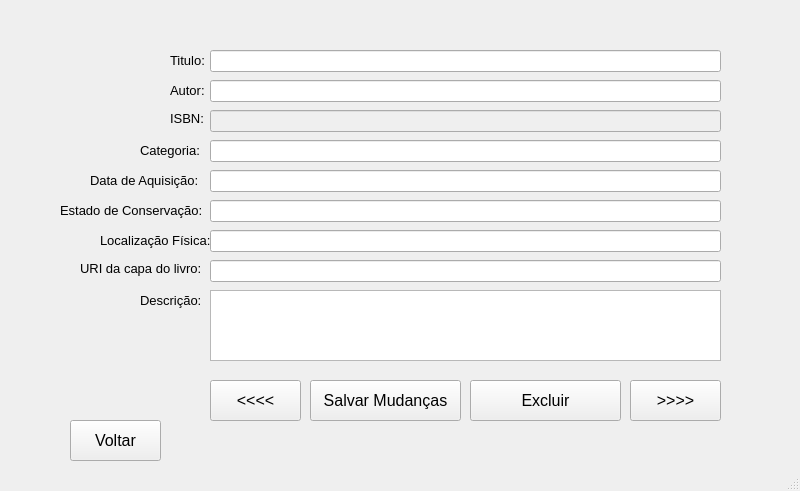
<?xml version="1.0" encoding="UTF-8"?>
<ui version="4.0">
 <class>MainWindow</class>
 <widget class="QMainWindow" name="MainWindow">
  <property name="geometry">
   <rect>
    <x>0</x>
    <y>0</y>
    <width>800</width>
    <height>491</height>
   </rect>
  </property>
  <property name="windowTitle">
   <string>MainWindow</string>
  </property>
  <widget class="QWidget" name="centralwidget">
   <widget class="QLabel" name="URI">
    <property name="enabled">
     <bool>true</bool>
    </property>
    <property name="geometry">
     <rect>
      <x>80</x>
      <y>260</y>
      <width>141</width>
      <height>16</height>
     </rect>
    </property>
    <property name="font">
     <font>
      <pointsize>10</pointsize>
     </font>
    </property>
    <property name="text">
     <string>URI da capa do livro:</string>
    </property>
   </widget>
   <widget class="QLineEdit" name="EstadoConservacaoTxt">
    <property name="enabled">
     <bool>true</bool>
    </property>
    <property name="geometry">
     <rect>
      <x>210</x>
      <y>200</y>
      <width>511</width>
      <height>22</height>
     </rect>
    </property>
   </widget>
   <widget class="QPushButton" name="BotaoAnterior">
    <property name="geometry">
     <rect>
      <x>210</x>
      <y>380</y>
      <width>91</width>
      <height>41</height>
     </rect>
    </property>
    <property name="font">
     <font>
      <pointsize>12</pointsize>
     </font>
    </property>
    <property name="text">
     <string>&lt;&lt;&lt;&lt;</string>
    </property>
   </widget>
   <widget class="QPushButton" name="BotaoProximo">
    <property name="geometry">
     <rect>
      <x>630</x>
      <y>380</y>
      <width>91</width>
      <height>41</height>
     </rect>
    </property>
    <property name="font">
     <font>
      <pointsize>12</pointsize>
     </font>
    </property>
    <property name="text">
     <string>&gt;&gt;&gt;&gt;</string>
    </property>
   </widget>
   <widget class="QLabel" name="ISBN">
    <property name="enabled">
     <bool>true</bool>
    </property>
    <property name="geometry">
     <rect>
      <x>170</x>
      <y>110</y>
      <width>49</width>
      <height>16</height>
     </rect>
    </property>
    <property name="font">
     <font>
      <pointsize>10</pointsize>
     </font>
    </property>
    <property name="text">
     <string>ISBN:</string>
    </property>
   </widget>
   <widget class="QLabel" name="Descricao">
    <property name="enabled">
     <bool>true</bool>
    </property>
    <property name="geometry">
     <rect>
      <x>140</x>
      <y>290</y>
      <width>71</width>
      <height>21</height>
     </rect>
    </property>
    <property name="font">
     <font>
      <pointsize>10</pointsize>
     </font>
    </property>
    <property name="text">
     <string>Descrição:</string>
    </property>
   </widget>
   <widget class="QLineEdit" name="LocalizacaoTxt">
    <property name="enabled">
     <bool>true</bool>
    </property>
    <property name="geometry">
     <rect>
      <x>210</x>
      <y>230</y>
      <width>511</width>
      <height>22</height>
     </rect>
    </property>
   </widget>
   <widget class="QLineEdit" name="AutorTxt">
    <property name="enabled">
     <bool>true</bool>
    </property>
    <property name="geometry">
     <rect>
      <x>210</x>
      <y>80</y>
      <width>511</width>
      <height>22</height>
     </rect>
    </property>
   </widget>
   <widget class="QLineEdit" name="CategoriaTxt">
    <property name="enabled">
     <bool>true</bool>
    </property>
    <property name="geometry">
     <rect>
      <x>210</x>
      <y>140</y>
      <width>511</width>
      <height>22</height>
     </rect>
    </property>
   </widget>
   <widget class="QLineEdit" name="ISBNTxt">
    <property name="enabled">
     <bool>false</bool>
    </property>
    <property name="geometry">
     <rect>
      <x>210</x>
      <y>110</y>
      <width>511</width>
      <height>22</height>
     </rect>
    </property>
   </widget>
   <widget class="QLineEdit" name="URITxt">
    <property name="enabled">
     <bool>true</bool>
    </property>
    <property name="geometry">
     <rect>
      <x>210</x>
      <y>260</y>
      <width>511</width>
      <height>22</height>
     </rect>
    </property>
   </widget>
   <widget class="QLabel" name="Autor">
    <property name="enabled">
     <bool>true</bool>
    </property>
    <property name="geometry">
     <rect>
      <x>170</x>
      <y>80</y>
      <width>51</width>
      <height>20</height>
     </rect>
    </property>
    <property name="font">
     <font>
      <pointsize>10</pointsize>
     </font>
    </property>
    <property name="text">
     <string>Autor:</string>
    </property>
   </widget>
   <widget class="QLabel" name="DataAquisicaoTxt">
    <property name="enabled">
     <bool>true</bool>
    </property>
    <property name="geometry">
     <rect>
      <x>90</x>
      <y>170</y>
      <width>121</width>
      <height>21</height>
     </rect>
    </property>
    <property name="font">
     <font>
      <pointsize>10</pointsize>
     </font>
    </property>
    <property name="text">
     <string>Data de Aquisição:</string>
    </property>
   </widget>
   <widget class="QPushButton" name="BotaoVoltar">
    <property name="geometry">
     <rect>
      <x>70</x>
      <y>420</y>
      <width>91</width>
      <height>41</height>
     </rect>
    </property>
    <property name="font">
     <font>
      <pointsize>12</pointsize>
     </font>
    </property>
    <property name="text">
     <string>Voltar</string>
    </property>
   </widget>
   <widget class="QLabel" name="Localizacao">
    <property name="enabled">
     <bool>true</bool>
    </property>
    <property name="geometry">
     <rect>
      <x>100</x>
      <y>230</y>
      <width>111</width>
      <height>21</height>
     </rect>
    </property>
    <property name="font">
     <font>
      <pointsize>10</pointsize>
     </font>
    </property>
    <property name="text">
     <string>Localização Física:</string>
    </property>
   </widget>
   <widget class="QLabel" name="EstadoConservacao">
    <property name="enabled">
     <bool>true</bool>
    </property>
    <property name="geometry">
     <rect>
      <x>60</x>
      <y>200</y>
      <width>151</width>
      <height>21</height>
     </rect>
    </property>
    <property name="font">
     <font>
      <pointsize>10</pointsize>
     </font>
    </property>
    <property name="text">
     <string>Estado de Conservação:</string>
    </property>
   </widget>
   <widget class="QPushButton" name="BotaoSalvar">
    <property name="geometry">
     <rect>
      <x>310</x>
      <y>380</y>
      <width>151</width>
      <height>41</height>
     </rect>
    </property>
    <property name="font">
     <font>
      <pointsize>12</pointsize>
     </font>
    </property>
    <property name="text">
     <string>Salvar Mudanças</string>
    </property>
   </widget>
   <widget class="QTextBrowser" name="DescricaoTxt">
    <property name="enabled">
     <bool>true</bool>
    </property>
    <property name="geometry">
     <rect>
      <x>210</x>
      <y>290</y>
      <width>511</width>
      <height>71</height>
     </rect>
    </property>
    <property name="readOnly">
     <bool>false</bool>
    </property>
    <property name="html">
     <string>&lt;!DOCTYPE HTML PUBLIC &quot;-//W3C//DTD HTML 4.0//EN&quot; &quot;http://www.w3.org/TR/REC-html40/strict.dtd&quot;&gt;
&lt;html&gt;&lt;head&gt;&lt;meta name=&quot;qrichtext&quot; content=&quot;1&quot; /&gt;&lt;style type=&quot;text/css&quot;&gt;
p, li { white-space: pre-wrap; }
&lt;/style&gt;&lt;/head&gt;&lt;body style=&quot; font-family:'MS Shell Dlg 2'; font-size:8.25pt; font-weight:400; font-style:normal;&quot;&gt;
&lt;p style=&quot;-qt-paragraph-type:empty; margin-top:0px; margin-bottom:0px; margin-left:0px; margin-right:0px; -qt-block-indent:0; text-indent:0px; font-family:'Segoe UI'; font-size:9pt;&quot;&gt;&lt;br /&gt;&lt;/p&gt;&lt;/body&gt;&lt;/html&gt;</string>
    </property>
   </widget>
   <widget class="QLabel" name="Categoria">
    <property name="enabled">
     <bool>true</bool>
    </property>
    <property name="geometry">
     <rect>
      <x>140</x>
      <y>140</y>
      <width>81</width>
      <height>21</height>
     </rect>
    </property>
    <property name="font">
     <font>
      <pointsize>10</pointsize>
     </font>
    </property>
    <property name="text">
     <string>Categoria:</string>
    </property>
   </widget>
   <widget class="QPushButton" name="BotaoExcluir">
    <property name="geometry">
     <rect>
      <x>470</x>
      <y>380</y>
      <width>151</width>
      <height>41</height>
     </rect>
    </property>
    <property name="font">
     <font>
      <pointsize>12</pointsize>
     </font>
    </property>
    <property name="text">
     <string>Excluir</string>
    </property>
   </widget>
   <widget class="QLineEdit" name="TituloTxt">
    <property name="enabled">
     <bool>true</bool>
    </property>
    <property name="geometry">
     <rect>
      <x>210</x>
      <y>50</y>
      <width>511</width>
      <height>22</height>
     </rect>
    </property>
   </widget>
   <widget class="QLabel" name="Autor_2">
    <property name="enabled">
     <bool>true</bool>
    </property>
    <property name="geometry">
     <rect>
      <x>170</x>
      <y>50</y>
      <width>71</width>
      <height>20</height>
     </rect>
    </property>
    <property name="font">
     <font>
      <pointsize>10</pointsize>
     </font>
    </property>
    <property name="text">
     <string>Titulo:</string>
    </property>
   </widget>
   <widget class="QLineEdit" name="DataTxt">
    <property name="enabled">
     <bool>true</bool>
    </property>
    <property name="geometry">
     <rect>
      <x>210</x>
      <y>170</y>
      <width>511</width>
      <height>22</height>
     </rect>
    </property>
   </widget>
  </widget>
  <widget class="QStatusBar" name="statusbar"/>
 </widget>
 <resources/>
 <connections/>
</ui>
